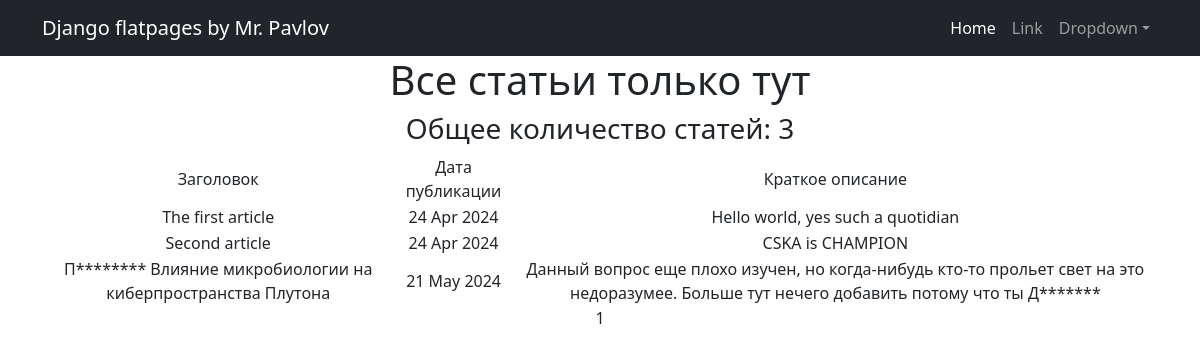
Page /posts/articles/ on the earlier database version.
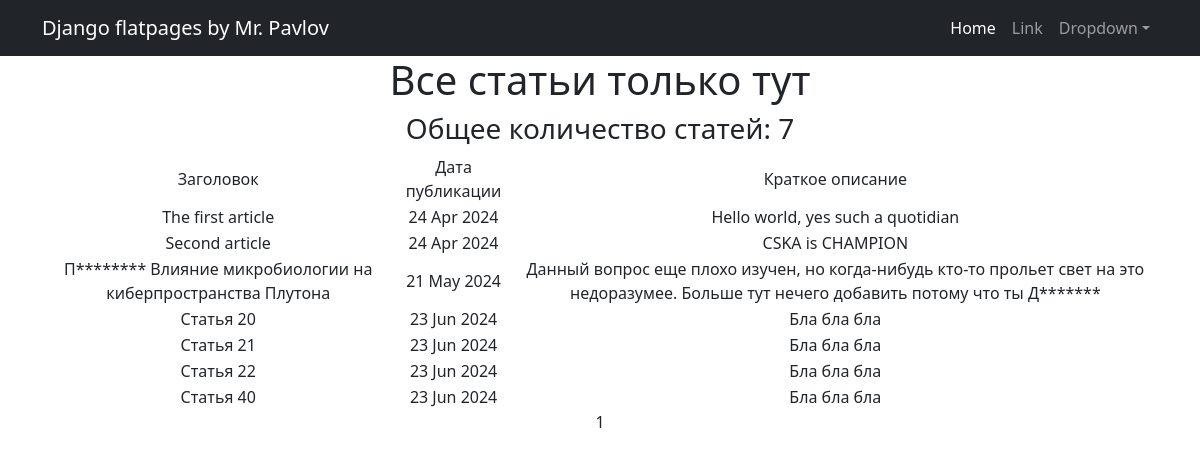
Same page on the later database version.
### news/models.py (models this page shows, shortened)
class Post(models.Model):
    author = models.ForeignKey(Author, on_delete = models.CASCADE)
    content = models.CharField(max_length=2, choices=CONTENT, default=article)
    date = models.DateTimeField(auto_now_add=True)
    category = models.ManyToManyField(Category, through = 'PostCategory')
    title = models.CharField(max_length=255)
    text = models.CharField(max_length=10000)
    post_rating = models.IntegerField(default=0)

### news/views.py (the view)
# urls.py: path('articles/', ArticlePostList.as_view()),
class ArticlePostList(ListView):
    model = Post
    ordring = '-date'
    template_name = 'article_list.html'
    context_object_name = 'posts'
    paginate_by = 10
    def get_queryset(self):
        return Post.objects.filter(content='AR')

### news/templatetags/censor_filter.py (called while the page is built)
@register.filter()
def censor(text):
    words = text.split()
    for i, word in enumerate(words):
        if word.lower().replace(',', '').replace('.', '').replace('!', '').replace('?', '') in CENSOR_WORDS:
            words[i] = word[0] + '*' * (len(word) - 1)
    return " ".join(words)

### templates/article_list.html (shortened to what this page needs)
{% extends 'flatpages/default.html' %}
{% load censor_filter %}
{% load custom_tags %}
{% block content %}
  <h1>Все статьи только тут</h1>
  <h3>Общее количество статей: {{posts|length}}</h3>
   {% if posts %}
       <table>
           <tr>
               <td>Заголовок</td>
               <td>Дата публикации</td>
               <td>Краткое описание</td>
           </tr>
           {% for post in posts %}
           <tr>
               <td>{{ post.title|censor }}</td>
               <td>{{ post.date|date:'d M Y' }}</td>
               <td>{{ post.text|truncatewords:30|censor }}</td>
           </tr>
           {% endfor %}
       </table>
   {% else %}
       <h2>Новостей нет!</h2>
   {% endif %}
   {{ page_obj.number }}
{% endblock content %}

Differences in the rows shown:
added Post: title|censor "Статья 20", date "23 Jun 2024", text|censor "Бла бла бла"
added Post: title|censor "Статья 21", date "23 Jun 2024", text|censor "Бла бла бла"
added Post: title|censor "Статья 22", date "23 Jun 2024", text|censor "Бла бла бла"
added Post: title|censor "Статья 40", date "23 Jun 2024", text|censor "Бла бла бла"
Other differences:
{{ posts|length }}: "3" → "7"
